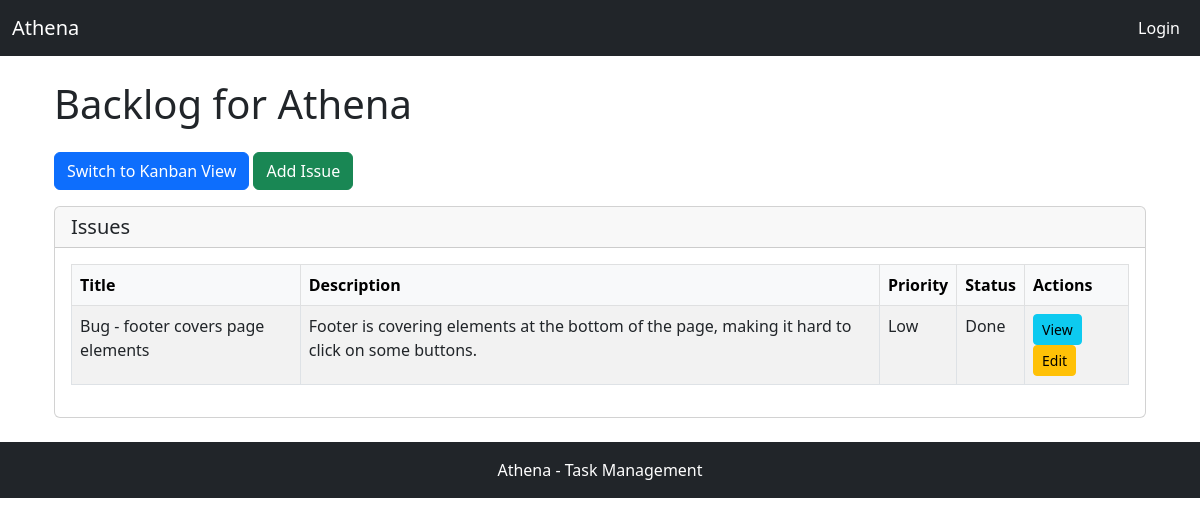
Before: /backlog/3/ with the older database file.
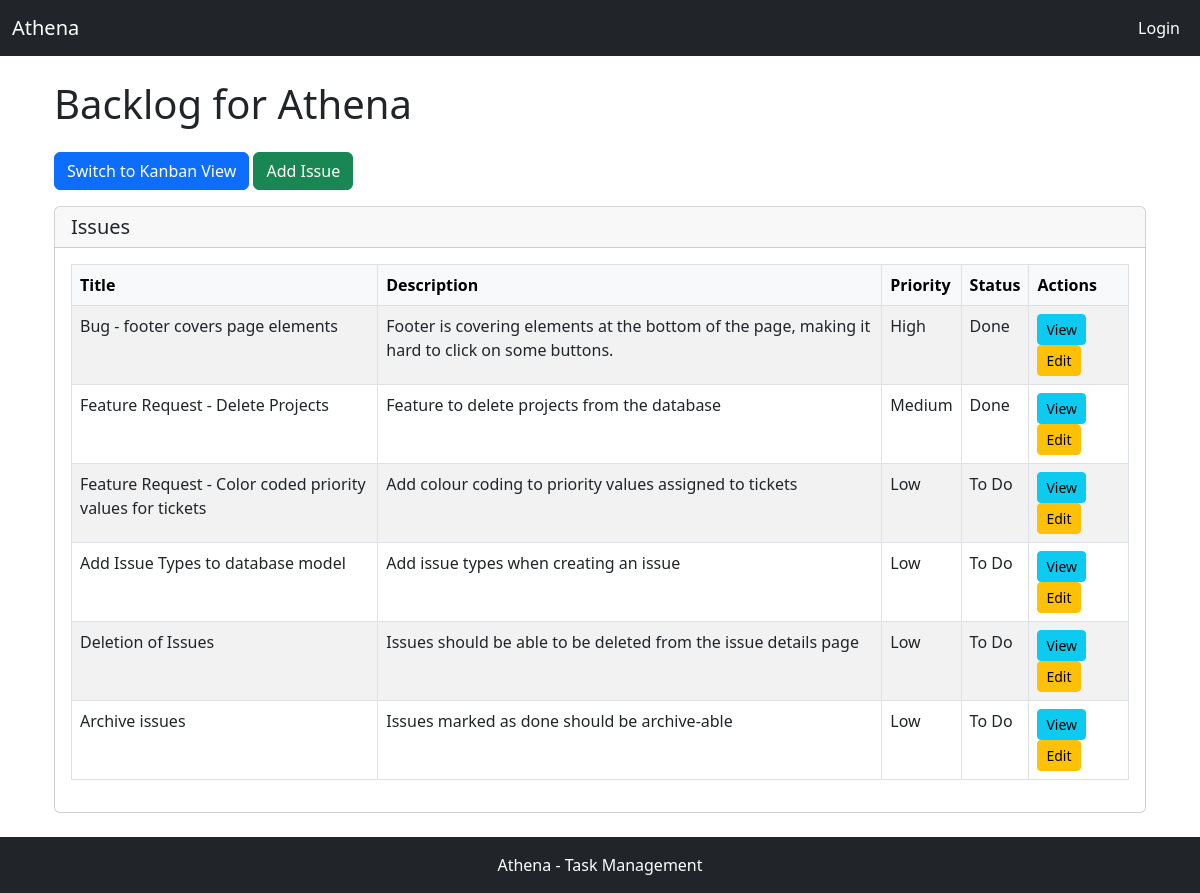
After: the same page with the newer database file.
### apps/tickets/models.py (models this page shows, shortened)
class Project(models.Model):
    name = models.CharField(max_length=200)
    description = models.TextField()

class Issue(models.Model):
    STATUS_CHOICES = [
        ("TODO", "To Do"),
        ("IN_PROGRESS", "In Progress"),
        ("DONE", "Done"),
    ]
    PRIORITY_CHOICES = [
        ("LOW", "Low"),
        ("MEDIUM", "Medium"),
        ("HIGH", "High"),
    ]
    title = models.CharField(max_length=200)
    short_description = models.TextField()
    long_description = CKEditor5Field(
        "Long Description",
        config_name="extends",
        default="Long Description of issue",
        null=False,
        blank=False,
    )  # Rich text field
    priority = models.CharField(
        max_length=12,
        choices=PRIORITY_CHOICES,
        default="Medium",
        null=False,
        blank=False,  # Ensure that blank or null values are not allowed
    )
    status = models.CharField(
        max_length=12,
        choices=STATUS_CHOICES,
        default="TODO",
        null=False,
        blank=False,  # Ensure that blank or null values are not allowed
    )
    project = models.ForeignKey(Project, on_delete=models.CASCADE)
    created_at = models.DateTimeField(auto_now_add=True)
    updated_at = models.DateTimeField(auto_now=True)

### apps/tickets/views.py (the view)
def backlog_view(request, project_id):
    project = Project.objects.get(id=project_id)
    issues = Issue.objects.filter(project=project).order_by("created_at")
    return render(
        request, "tickets/backlog.html", {"project": project, "issues": issues}
    )

### apps/tickets/templates/tickets/backlog.html (shortened to what this page needs)
{% extends "base.html" %}
{% block content %}
<div class="container mt-4">
    <h1 class="mb-4">Backlog for {{ project.name }}</h1>
    <a href="{% url 'kanban_view' project.id %}" class="btn btn-primary mb-3">Switch to Kanban View</a>
    <a href="{% url 'issue_create_view' project.id %}" class="btn btn-success mb-3">Add Issue</a>
    <div class="card">
        <div class="card-header">
            <h5 class="mb-0">Issues</h5>
        </div>
        <div class="card-body">
            <table class="table table-striped table-bordered">
                <thead class="table-light">
                    <tr>
                        <th>Title</th>
                        <th>Description</th>
                        <th>Priority</th>
                        <th>Status</th>
                        <th>Actions</th>
                    </tr>
                </thead>
                <tbody>
                    {% for issue in issues %}
                    <tr>
                        <td>{{ issue.title }}</td>
                        <td>{{ issue.short_description }}</td>
                        <td>{{ issue.get_priority_display }}</td>
                        <td>{{ issue.get_status_display }}</td>
                        <td>
                            <a href="{% url 'issue_detail_view' issue.id %}" class="btn btn-info btn-sm">View</a>
                            <a href="{% url 'issue_update_view' issue.id %}" class="btn btn-warning btn-sm">Edit</a>
                        </td>
                    </tr>
                    {% empty %}
                    <tr>
                        <td colspan="5" class="text-center">No issues available.</td>
                    </tr>
                    {% endfor %}
                </tbody>
            </table>
        </div>
    </div>
</div>
{% endblock %}

### templates/base.html (shortened to what this page needs)
<!DOCTYPE html>
<html lang="en">
    <head>
        {% load static %}
        <link rel="stylesheet" href="https://cdn.jsdelivr.net/npm/bootstrap@5.3.0/dist/css/bootstrap.min.css">
    </head>
    <body>
        <nav class="navbar navbar-expand-lg navbar-dark bg-dark mb-4">
            <div class="container-fluid">
                <a class="navbar-brand" href="{% url 'dashboard_view' %}">Athena</a>
                <div class="collapse navbar-collapse" id="navbarNav">
                    <ul class="navbar-nav ms-auto">
                        {% if user.is_authenticated %}
                            <li class="nav-item">
                                <form id="logoutForm" method="POST" action="{% url 'logout' %}">
                                    {% csrf_token %}
                                    <button type="submit" class="btn btn-link nav-link active" style="display:inline; padding:0; margin:0;">Logout</button>
                                </form>
                            </li>
                        {% else %}
                            <li class="nav-item">
                                <a class="nav-link active" href="/user/login">Login</a>
                            </li>
                        {% endif %}
                    </ul>
                </div>
        </nav>
        <div class="container">
            {% block content %}{% endblock %}
        </div>
        <footer class="footer bg-dark text-white text-center py-3 mt-4">
            Athena - Task Management
        </footer>
    </body>
</html>

Changed rows visible on the page:
changed Issue "Bug - footer covers page elements": priority "Low" → "High"
added Issue: title "Feature Request - Delete Projects", short_description "Feature to delete projects from the database", priority "Medium", status "Done"
added Issue: title "Feature Request - Color coded priority values for tickets", short_description "Add colour coding to priority values assigned to tickets", priority "Low", status "To Do"
added Issue: title "Add Issue Types to database model", short_description "Add issue types when creating an issue", priority "Low", status "To Do"
added Issue: title "Deletion of Issues", short_description "Issues should be able to be deleted from the issue details page", priority "Low", status "To Do"
added Issue: title "Archive issues", short_description "Issues marked as done should be archive-able", priority "Low", status "To Do"
